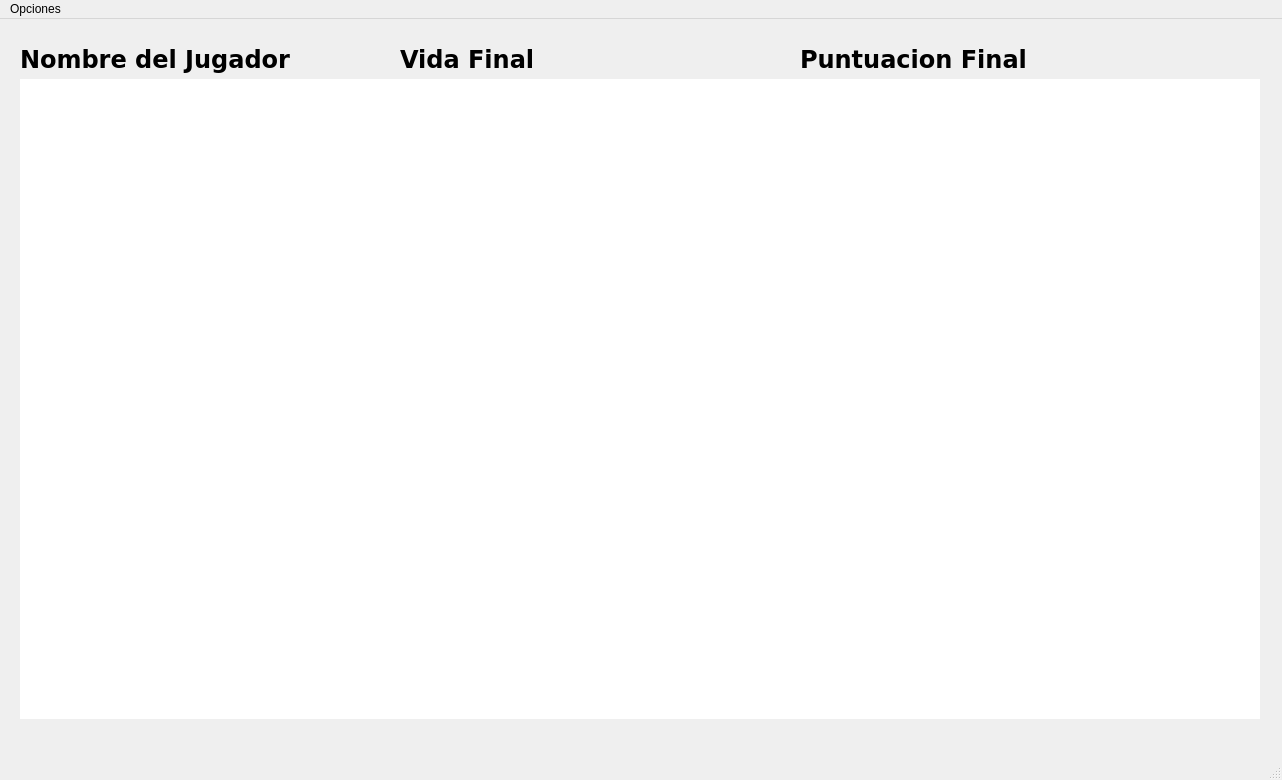
<?xml version="1.0" encoding="UTF-8"?>
<ui version="4.0">
 <class>score</class>
 <widget class="QMainWindow" name="score">
  <property name="geometry">
   <rect>
    <x>0</x>
    <y>0</y>
    <width>1282</width>
    <height>780</height>
   </rect>
  </property>
  <property name="minimumSize">
   <size>
    <width>1282</width>
    <height>780</height>
   </size>
  </property>
  <property name="maximumSize">
   <size>
    <width>1282</width>
    <height>780</height>
   </size>
  </property>
  <property name="windowTitle">
   <string>ContraCruzada - Puntuacion</string>
  </property>
  <widget class="QWidget" name="centralwidget">
   <widget class="QLabel" name="texto">
    <property name="geometry">
     <rect>
      <x>20</x>
      <y>60</y>
      <width>1240</width>
      <height>640</height>
     </rect>
    </property>
    <property name="font">
     <font>
      <family>Verdana</family>
      <pointsize>18</pointsize>
      <weight>75</weight>
      <bold>true</bold>
     </font>
    </property>
    <property name="styleSheet">
     <string notr="true">background-color: rgb(255, 255, 255);</string>
    </property>
    <property name="text">
     <string/>
    </property>
   </widget>
   <widget class="QLabel" name="label">
    <property name="geometry">
     <rect>
      <x>20</x>
      <y>20</y>
      <width>350</width>
      <height>40</height>
     </rect>
    </property>
    <property name="font">
     <font>
      <family>Verdana</family>
      <pointsize>18</pointsize>
      <weight>75</weight>
      <bold>true</bold>
     </font>
    </property>
    <property name="text">
     <string>Nombre del Jugador</string>
    </property>
   </widget>
   <widget class="QLabel" name="label_2">
    <property name="geometry">
     <rect>
      <x>400</x>
      <y>20</y>
      <width>350</width>
      <height>40</height>
     </rect>
    </property>
    <property name="font">
     <font>
      <family>Verdana</family>
      <pointsize>18</pointsize>
      <weight>75</weight>
      <bold>true</bold>
     </font>
    </property>
    <property name="text">
     <string>Vida Final</string>
    </property>
   </widget>
   <widget class="QLabel" name="label_3">
    <property name="geometry">
     <rect>
      <x>800</x>
      <y>20</y>
      <width>350</width>
      <height>40</height>
     </rect>
    </property>
    <property name="font">
     <font>
      <family>Verdana</family>
      <pointsize>18</pointsize>
      <weight>75</weight>
      <bold>true</bold>
     </font>
    </property>
    <property name="text">
     <string>Puntuacion Final</string>
    </property>
   </widget>
  </widget>
  <widget class="QMenuBar" name="menubar">
   <property name="geometry">
    <rect>
     <x>0</x>
     <y>0</y>
     <width>1282</width>
     <height>25</height>
    </rect>
   </property>
   <widget class="QMenu" name="menuOpciones">
    <property name="title">
     <string>Opciones</string>
    </property>
    <addaction name="actionVolver"/>
   </widget>
   <addaction name="menuOpciones"/>
  </widget>
  <widget class="QStatusBar" name="statusbar"/>
  <action name="actionVolver">
   <property name="text">
    <string>Volver</string>
   </property>
  </action>
 </widget>
 <resources/>
 <connections/>
</ui>
